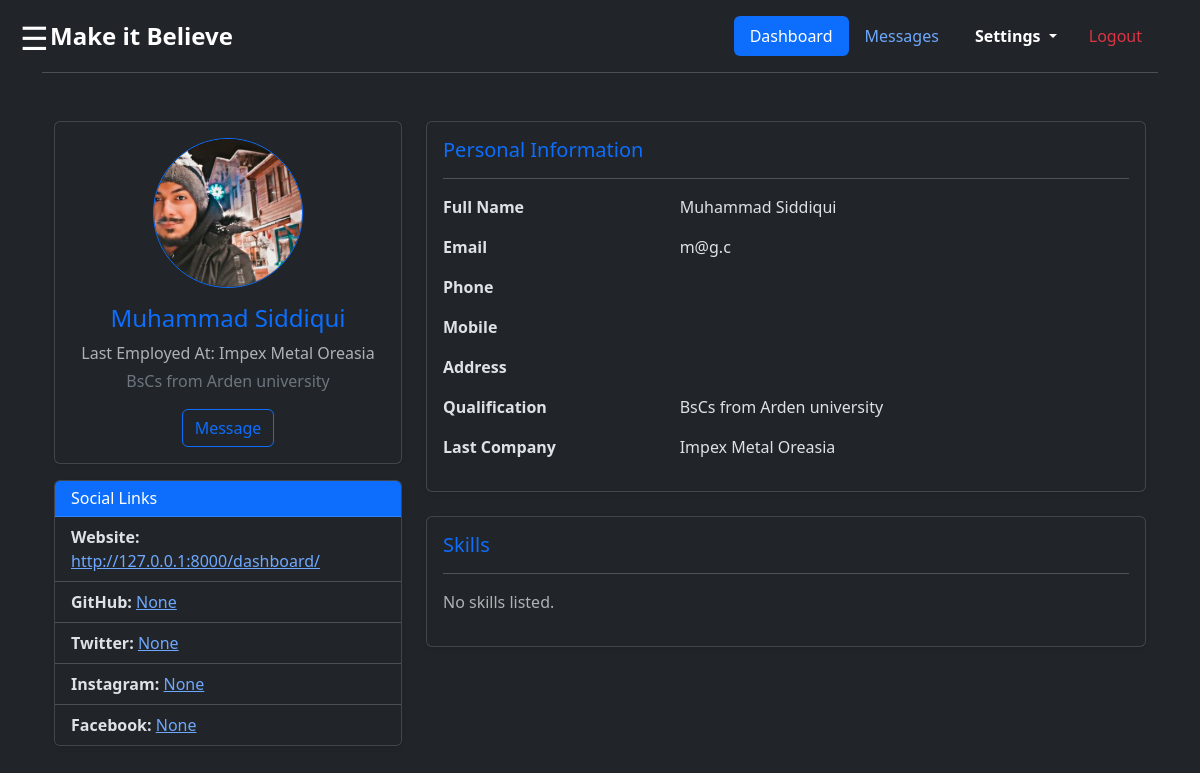
Page /profile/6/ (signed in) on the committed database.
### MIB/models.py (models this page shows, shortened)
class CustomUser(AbstractUser):
    ACCOUNT_TYPES = [
        ('user', 'User Account'),
        ('expert', 'Expert Account'),
    ]
    full_name = models.CharField(max_length=100)
    account_type = models.CharField(max_length=10, choices=ACCOUNT_TYPES)

class UserProfile(models.Model):
    user = models.OneToOneField(settings.AUTH_USER_MODEL, on_delete=models.CASCADE)
    phone = models.CharField(max_length=20, blank=True)
    mobile = models.CharField(max_length=20, blank=True)
    address = models.TextField(blank=True)
    qualification = models.CharField(max_length=100, blank=True)
    last_work_company = models.CharField(max_length=100, blank=True)
    profile_pic_url = models.URLField(blank=True, null=True)

class SocialLink(models.Model):
    user = models.OneToOneField('CustomUser', on_delete=models.CASCADE, related_name='social_link')
    website = models.URLField(blank=True, null=True)
    github = models.URLField(blank=True, null=True)
    twitter = models.URLField(blank=True, null=True)
    instagram = models.URLField(blank=True, null=True)
    facebook = models.URLField(blank=True, null=True)

### MIB/views.py (the view)
# urls.py: path('profile/<int:user_id>/', views.profile_view, name='profile_view'),
@login_required(login_url='login')
def profile_view(request, user_id):
    user = get_object_or_404(CustomUser, id=user_id)
    return render(request, 'profile_view.html', {'profile_user': user})

### templates/profile_view.html (shortened to what this page needs)
{% extends 'base2.html' %}
{% load static %}
{% block content %}
<div class="container mt-5">
  <div class="row">
    <div class="col-md-4 mb-3">
      <div class="card shadow-sm">
        <div class="card-body text-center">
          <img
            src="{% if profile_user.userprofile.profile_pic_url %}{{ profile_user.userprofile.profile_pic_url }}{% else %}{% static 'pictures/avatar7.png' %}{% endif %}"
            alt="Profile Picture"
            class="rounded-circle border border-primary"
            style="object-fit: cover; width: 150px; height: 150px;"
          />
          <h4 class="mt-3 text-primary">{{ profile_user.full_name }}</h4>
          <p class="text-muted mb-1"> Last Employed At: {{ profile_user.userprofile.last_work_company }}</p>
          <p class="text-secondary"> {{ profile_user.userprofile.qualification }}</p>
          <button class="btn btn-outline-primary" onclick="window.location.href='{% url 'message_view' profile_user.id %}'">
            Message
          </button>
        </div>
      </div>
      <div class="card mt-3 shadow-sm">
        <div class="card-header bg-primary text-white">
          <h6 class="mb-0">Social Links</h6>
        </div>
        <ul class="list-group list-group-flush">
          <li class="list-group-item"><strong>Website:</strong> <a href="{{ profile_user.social_link.website }}" target="_blank">{{ profile_user.social_link.website }}</a></li>
          <li class="list-group-item"><strong>GitHub:</strong> <a href="{{ profile_user.social_link.github }}" target="_blank">{{ profile_user.social_link.github }}</a></li>
          <li class="list-group-item"><strong>Twitter:</strong> <a href="{{ profile_user.social_link.twitter }}" target="_blank">{{ profile_user.social_link.twitter }}</a></li>
          <li class="list-group-item"><strong>Instagram:</strong> <a href="{{ profile_user.social_link.instagram }}" target="_blank">{{ profile_user.social_link.instagram }}</a></li>
          <li class="list-group-item"><strong>Facebook:</strong> <a href="{{ profile_user.social_link.facebook }}" target="_blank">{{ profile_user.social_link.facebook }}</a></li>
        </ul>
      </div>
    </div>
    <div class="col-md-8">
      <div class="card shadow-sm">
        <div class="card-body">
          <h5 class="card-title text-primary">Personal Information</h5>
          <hr />
          <div class="row mb-3">
            <div class="col-sm-4"><strong>Full Name</strong></div>
            <div class="col-sm-8">{{ profile_user.full_name }}</div>
          </div>
          <div class="row mb-3">
            <div class="col-sm-4"><strong>Email</strong></div>
            <div class="col-sm-8">{{ profile_user.email }}</div>
          </div>
          <div class="row mb-3">
            <div class="col-sm-4"><strong>Phone</strong></div>
            <div class="col-sm-8">{{ profile_user.userprofile.phone }}</div>
          </div>
          <div class="row mb-3">
            <div class="col-sm-4"><strong>Mobile</strong></div>
            <div class="col-sm-8">{{ profile_user.userprofile.mobile }}</div>
          </div>
          <div class="row mb-3">
            <div class="col-sm-4"><strong>Address</strong></div>
            <div class="col-sm-8">{{ profile_user.userprofile.address }}</div>
          </div>
          <div class="row mb-3">
            <div class="col-sm-4"><strong>Qualification</strong></div>
            <div class="col-sm-8">{{ profile_user.userprofile.qualification }}</div>
          </div>
          <div class="row mb-3">
            <div class="col-sm-4"><strong>Last Company</strong></div>
            <div class="col-sm-8">{{ profile_user.userprofile.last_work_company }}</div>
          </div>
        </div>
      </div>
      <div class="card mt-4 shadow-sm">
        <div class="card-body">
          <h5 class="card-title text-primary">Skills</h5>
          <hr />
          <div class="d-flex flex-wrap gap-2">
            {% for tag in profile_user.tag_set.all %}
              <span class="badge rounded-pill bg-primary text-white">{{ tag.name }}</span>
            {% empty %}
              <p class="text-muted">No skills listed.</p>
            {% endfor %}
          </div>
        </div>
      </div>
    </div>
  </div>
</div>
{% endblock %}

### templates/base2.html (shortened to what this page needs)
<!DOCTYPE html>
<html lang="en" data-bs-theme="dark">
  <head>
    <link
      href="https://cdn.jsdelivr.net/npm/bootstrap@5.3.6/dist/css/bootstrap.min.css"
      rel="stylesheet"
    />
  </head>
  <body>
    <button
      class="btn btn-primary sidebar-toggle-btn position-fixed top-0 start-0 m-2"
      type="button"
      data-bs-toggle="collapse"
      data-bs-target="#sidebarMenu"
      aria-controls="sidebarMenu"
      aria-expanded="false"
      aria-label="Toggle sidebar"
      style="font-size: 2rem; background-color: transparent; border: none"
      onclick="document.body.style.marginLeft = this.getAttribute('aria-expanded') === 'true' ? '0' : '280px'; this.setAttribute('aria-expanded', this.getAttribute('aria-expanded') === 'true' ? 'false' : 'true')"
    >
      ☰
    </button>
    <div class="container">
      <header
        class="d-flex flex-wrap align-items-center justify-content-between py-3 mb-4 border-bottom"
      >
        <a
          href="{% url 'dashboard' %}"
          class="d-inline-flex align-items-center mb-2 mb-md-0 text-white text-decoration-none"
        >
          <span class="fs-4 fw-bold">Make it Believe</span>
        </a>
        <ul class="nav nav-pills">
          <li class="nav-item">
            <a href="{% url 'dashboard' %}" class="nav-link active"
              >Dashboard</a
            >
          </li>
          <li class="nav-item">
            <a href="{% url 'all_chats' %}" class="nav-link">Messages</a>
          </li>
<li class="nav-item dropdown">
  <a
    class="nav-link dropdown-toggle text-white fw-bold"
    href="#"
    id="settingsDropdown"
    role="button"
    data-bs-toggle="dropdown"
    aria-expanded="false"
  >
     Settings
  </a>
</li>
          <li class="nav-item">
            <a href="{% url 'logout' %}" class="nav-link text-danger">Logout</a>
          </li>
        </ul>
      </header>
    </div>
    <main class="container">
       {% block content %}{% endblock %}
    </main>
  </body>
</html>

### templates/base2.html (style rules this page uses)
body { transition: margin-left 0.5s ease; }

### rows in the picture
CustomUser: profile_pic_url (picture), full_name "Muhammad Siddiqui", userprofile.last_work_company "Impex Metal Oreasia", userprofile.qualification "BsCs from Arden university", social_link.website "http://127.0.0.1:8000/dashboard/", social_link.github "None", social_link.twitter "None", social_link.instagram "None", social_link.facebook "None", email "m@g.c"
